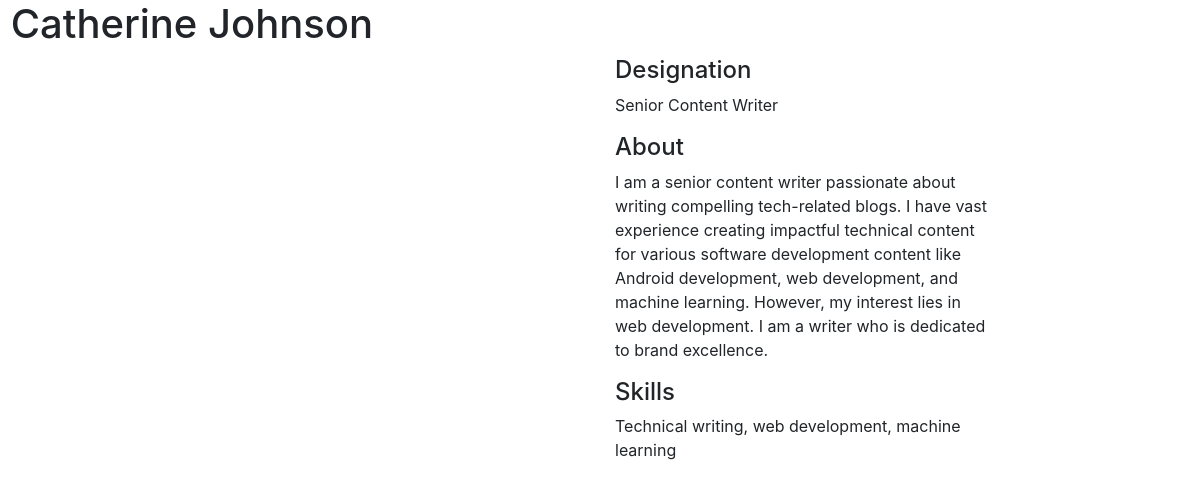
The app's page /employee_data/1/ with its own data.
### employee_data/models.py (models this page shows)
class Employee(models.Model):
    name = models.CharField(max_length=100)
    designation = models.CharField(max_length=100)
    bio = models.TextField()
    skills = models.TextField()
    image = models.FilePathField(path="/img")

### employee_data/views.py (the view)
# urls.py: path("<int:id>/", views.employee, name='employee'),
def employee(request, id):
    employee =Employee.objects.get(id=id)
    context = {
        'employee': employee
    }
    return render(request, 'employee.html',context)

### employee_data/templates/employee.html (shortened to what this page needs)
{% extends "base.html" %}
{% load static %}
{% block form_content %}
<h1> &nbsp{{ employee.name }}</h1>
<div class="row">
    <div class="col-md-6">
    </div>
    <div class="col-md-4">
        <h4>Designation</h4>
        <p>{{ employee.designation }}</p>
        <h4>About</h4>
        <p>{{ employee.bio }}</p>
        <h4>Skills</h4>
        <p>{{ employee.skills }}</p>
    </div>
</div>
{% endblock form_content %}

### employee1/templates/base.html (shortened to what this page needs)
<link rel="stylesheet" href="https://stackpath.bootstrapcdn.com/bootstrap/4.1.3/css/bootstrap.min.css">
{% block form_content%}{% endblock %}

### records on screen
Employee: name "Catherine Johnson", designation "Senior Content Writer", bio "I am a senior content writer passionate about writing compelling tech-related blogs. I have vast experience creating impactful technical content for various software development content like Android development, web development, and machine learning. However, my interest lies in web development. I am a writer who is dedicated to brand excellence.", skills "Technical writing, web development, machine learning"
